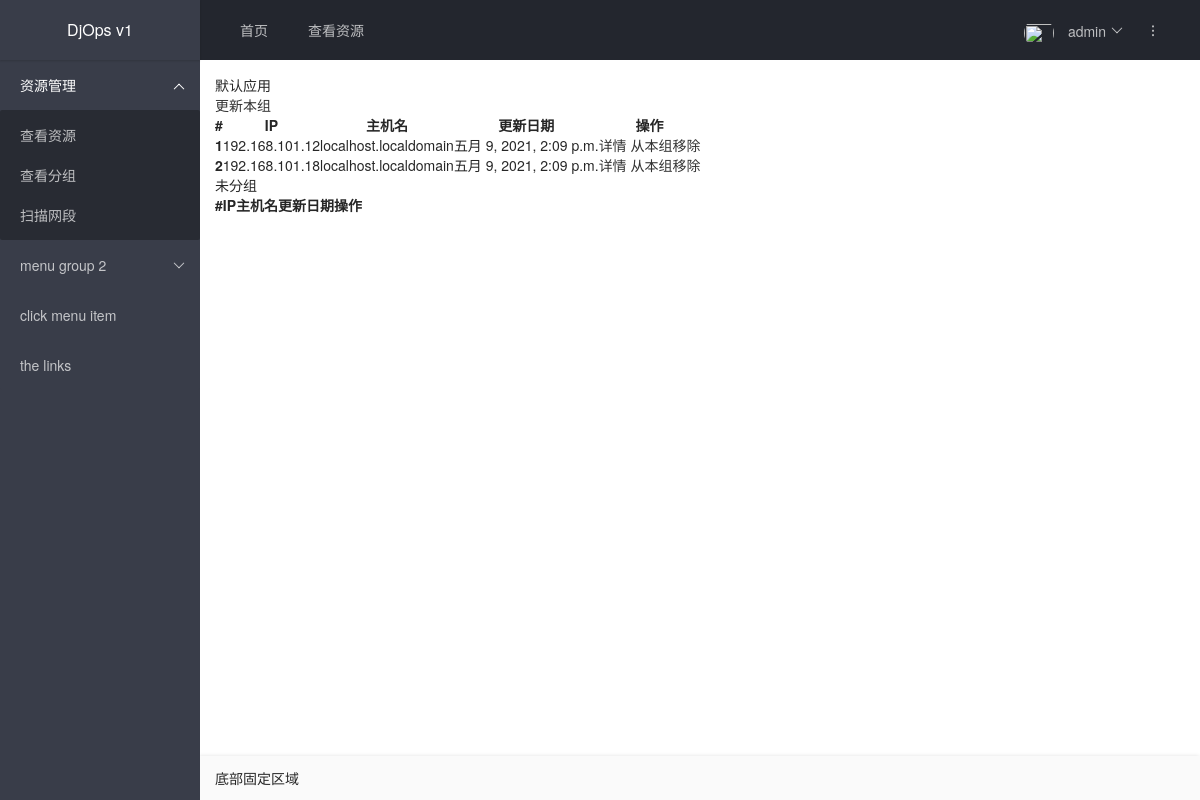
/groupinfo/ (signed in), run on an earlier commit of the app's database.
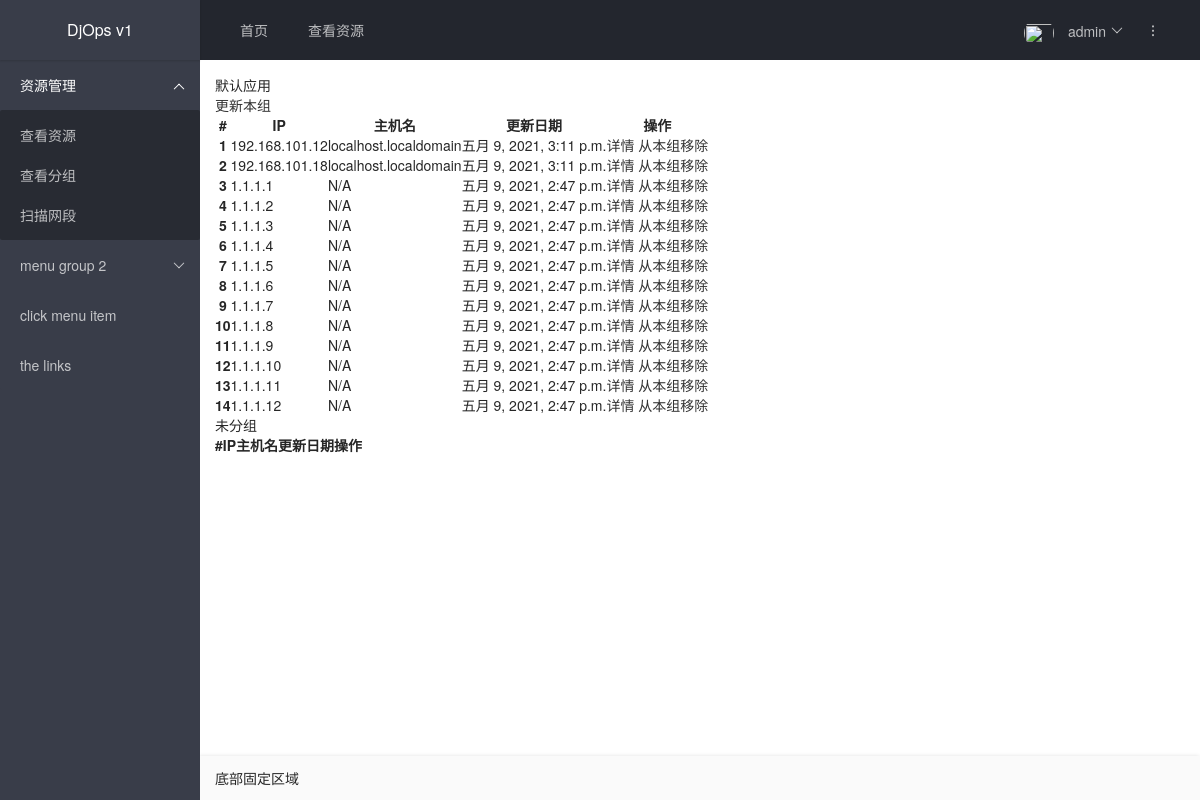
And on a later commit of the database.
### management/models.py (models this page shows, shortened)
class AppGroup(models.Model):
    name = models.CharField(max_length=128, unique=True, verbose_name='应用')
    class Meta:
        verbose_name = '应用'
        verbose_name_plural = verbose_name
        ordering = ["id"]
    def __str__(self):
        return self.name

class Hostinfo(models.Model):
    ctime = models.DateTimeField(auto_now_add=True, verbose_name='创建时间')
    mtime = models.DateTimeField(auto_now=True, verbose_name='更新时间')
    ip = models.GenericIPAddressField(unique=True, verbose_name='ip')
    hostname = models.CharField(max_length=128, verbose_name='主机名', blank=True)
    cabinet = models.ForeignKey(Cabinet, on_delete=models.CASCADE, verbose_name='机柜',blank=True,default=1)
    type = models.ForeignKey(HostType, on_delete=models.CASCADE, verbose_name='设备类型', blank=True,default=1)
    u = models.CharField(max_length=32, verbose_name='U位', blank=True)
    oobip = models.CharField(verbose_name='带外ip',default='无',blank=True,max_length=128)
    equipment_model = models.CharField(max_length=128, verbose_name='设备型号', blank=True)
    mac = models.CharField(max_length=128, verbose_name='mac地址', blank=True)
    sn = models.CharField(max_length=128, verbose_name='sn', blank=True)
    app = models.ForeignKey(AppGroup, on_delete=models.CASCADE, verbose_name='应用',blank=True,default=1)
    vlan = models.ForeignKey(Vlaninfo, on_delete=models.CASCADE, verbose_name='网段地址',blank=True,default=1)
    system = models.CharField(max_length=128, verbose_name='操作系统', blank=True)
    kernel = models.CharField(max_length=128, verbose_name='内核', blank=True)
    cpu = models.CharField(max_length=128, verbose_name='CPU型号', blank=True)
    vcpu = models.CharField(max_length=128, verbose_name='vcpus', blank=True)
    mem = models.CharField(max_length=128, verbose_name='内存', blank=True)
    disk = models.CharField(max_length=128, verbose_name='硬盘', blank=True)
    exceedtime=models.DateField(verbose_name="到期时间",blank=True,default=timezone.now())
    notes = models.TextField(verbose_name='备注', blank=True)
    class Meta:
        verbose_name = '服务器列表'  # 指定后台显示模型名称
        verbose_name_plural = verbose_name # 指定后台显示模型复数名称
        ordering = ["id"]

### management/views.py (the view)
    def wrapper(request, *args, **kwargs):
        if not request.user.is_superuser:
            return redirect('/')
        return func(request, *args, **kwargs)

### management/views.py (called while the page is built)
def is_super_user(func):
    def wrapper(request, *args, **kwargs):
        if not request.user.is_superuser:
            return redirect('/')
        return func(request, *args, **kwargs)
    return wrapper

@login_required
@is_super_user
def groupinfo(request):
    thepage = {}
    thepage['h1'] = '分组信息'
    thepage['name'] = '分组概览'
    groupobj = AppGroup.objects.all()
    allinfo = {}
    for group in groupobj:
        osobj = Hostinfo.objects.filter(app=group)
        if osobj:
            allinfo[group] = osobj
        else:
            allinfo[group] = ''
    allinfo['未分组'] = Hostinfo.objects.filter(app=None)
    return render(request, 'groupinfo.html', {'allinfo': allinfo, 'thepage': thepage})

### templates/groupinfo.html
{% extends 'index.html' %}
{% block content %}
<section id="main-content">
	<div class="row">
		{% for group,osinfo in allinfo.items%}
			<div class="col-lg-6">
				<div class="card">
					<div class="card-title">
						<h4 class="float-left">{{ group }}</h4>
                                                   {% if group != "未分组" %}
						   <a class="float-right badge badge-primary " href="/groupupdate?name={{ group }}"><span>更新本组</span></a>
                                                   {% endif %}
					</div>
					<div class="card-body">
						<div class="table-responsive">
							<table class="table">
								<thead>
									<tr>
										<th>#</th>
										<th>IP</th>
										<th>主机名</th>
										<th>更新日期</th>
										<th>操作</th>
									</tr>
								</thead>
								<tbody>
                                                                {% for tag in osinfo%}
									<tr>
										<th scope="row">{{forloop.counter}}</th>
										<td>{{ tag.ip }}</td>
										<td>{{ tag.hostname|default:'N/A' }}</td>
										<td>{{ tag.mtime|default:'N/A' }}</td>
										<td>
											<a  class="color-primary" href="/resinfo/?osid={{ tag.id }}">详情</a>
                                                   {% if group != "未分组" %}
											<a  class="color-danger" href="/groupdelete?ip={{ tag.ip }}&group={{ group }}">从本组移除</a>
                                                   {% endif %}
										</td>
									</tr>
                                                                {% endfor %}
								</tbody>
							</table>
						</div>
					</div>
				</div>
			</div>
			{% endfor %}
	</div>
</section>
{% endblock content %}

### templates/index.html (shortened to what this page needs)
{% extends 'base.html' %}

### templates/base.html (shortened to what this page needs)
{% load static %}
<!DOCTYPE html>
<html>
<head>
    <link rel="stylesheet" href="{% static 'layui/css/layui.css' %}" media="all" type="text/css">
</head>
<body>
<div class="layui-layout layui-layout-admin">
    <div class="layui-header">
        <div class="layui-logo layui-hide-xs layui-bg-black">DjOps v1</div>
        <ul class="layui-nav layui-layout-left">
            <li class="layui-nav-item layui-hide-xs"><a href="/">首页</a></li>
            <li class="layui-nav-item layui-hide-xs"><a href="/allinfo">查看资源</a></li>
        </ul>
        <ul class="layui-nav layui-layout-right">
            <li class="layui-nav-item layui-hide layui-show-md-inline-block">
                <a href="javascript:;">
                    <img src="//tva1.sinaimg.cn/crop.0.0.118.118.180/5db11ff4gw1e77d3nqrv8j203b03cweg.jpg"
                         class="layui-nav-img">
                    {{ user }}
                </a>
            </li>
            <li class="layui-nav-item" lay-header-event="menuRight" lay-unselect>
                <a href="javascript:;">
                    <i class="layui-icon layui-icon-more-vertical"></i>
                </a>
            </li>
        </ul>
    </div>
    <div class="layui-side layui-bg-black">
        <div class="layui-side-scroll">
            <ul class="layui-nav layui-nav-tree" lay-filter="test">
                <li class="layui-nav-item layui-nav-itemed">
                    <a class="" href="javascript:;">资源管理</a>
                    <dl class="layui-nav-child">
                        <dd><a href="/allinfo/">查看资源</a></dd>
                        <dd><a href="/groupinfo/">查看分组</a></dd>
                        <dd><a href="/scan/">扫描网段</a></dd>
                    </dl>
                </li>
                <li class="layui-nav-item">
                    <a href="javascript:;">menu group 2</a>
                </li>
                <li class="layui-nav-item"><a href="javascript:;">click menu item</a></li>
                <li class="layui-nav-item"><a href="">the links</a></li>
            </ul>
        </div>
    </div>
    <div class="layui-body">
        <div style="padding: 15px;">{% block content %}{% endblock content %}</div>
    </div>
    <div class="layui-footer">
        底部固定区域
    </div>
</div>
</body>
</html>

What changed in the data, as far as the page shows it:
changed Hostinfo (number 1 of 14 on the later page): mtime "五月 9, 2021, 2:09 p.m." → "五月 9, 2021, 3:11 p.m."
changed Hostinfo (number 2 of 14 on the later page): mtime "五月 9, 2021, 2:09 p.m." → "五月 9, 2021, 3:11 p.m."
added Hostinfo: ip "1.1.1.1", hostname "N/A", mtime "五月 9, 2021, 2:47 p.m."
added Hostinfo: ip "1.1.1.2", hostname "N/A", mtime "五月 9, 2021, 2:47 p.m."
added Hostinfo: ip "1.1.1.3", hostname "N/A", mtime "五月 9, 2021, 2:47 p.m."
added Hostinfo: ip "1.1.1.4", hostname "N/A", mtime "五月 9, 2021, 2:47 p.m."
added Hostinfo: ip "1.1.1.5", hostname "N/A", mtime "五月 9, 2021, 2:47 p.m."
added Hostinfo: ip "1.1.1.6", hostname "N/A", mtime "五月 9, 2021, 2:47 p.m."
added Hostinfo: ip "1.1.1.7", hostname "N/A", mtime "五月 9, 2021, 2:47 p.m."
added Hostinfo: ip "1.1.1.8", hostname "N/A", mtime "五月 9, 2021, 2:47 p.m."
added Hostinfo: ip "1.1.1.9", hostname "N/A", mtime "五月 9, 2021, 2:47 p.m."
added Hostinfo: ip "1.1.1.10", hostname "N/A", mtime "五月 9, 2021, 2:47 p.m."
added Hostinfo: ip "1.1.1.11", hostname "N/A", mtime "五月 9, 2021, 2:47 p.m."
added Hostinfo: ip "1.1.1.12", hostname "N/A", mtime "五月 9, 2021, 2:47 p.m."
